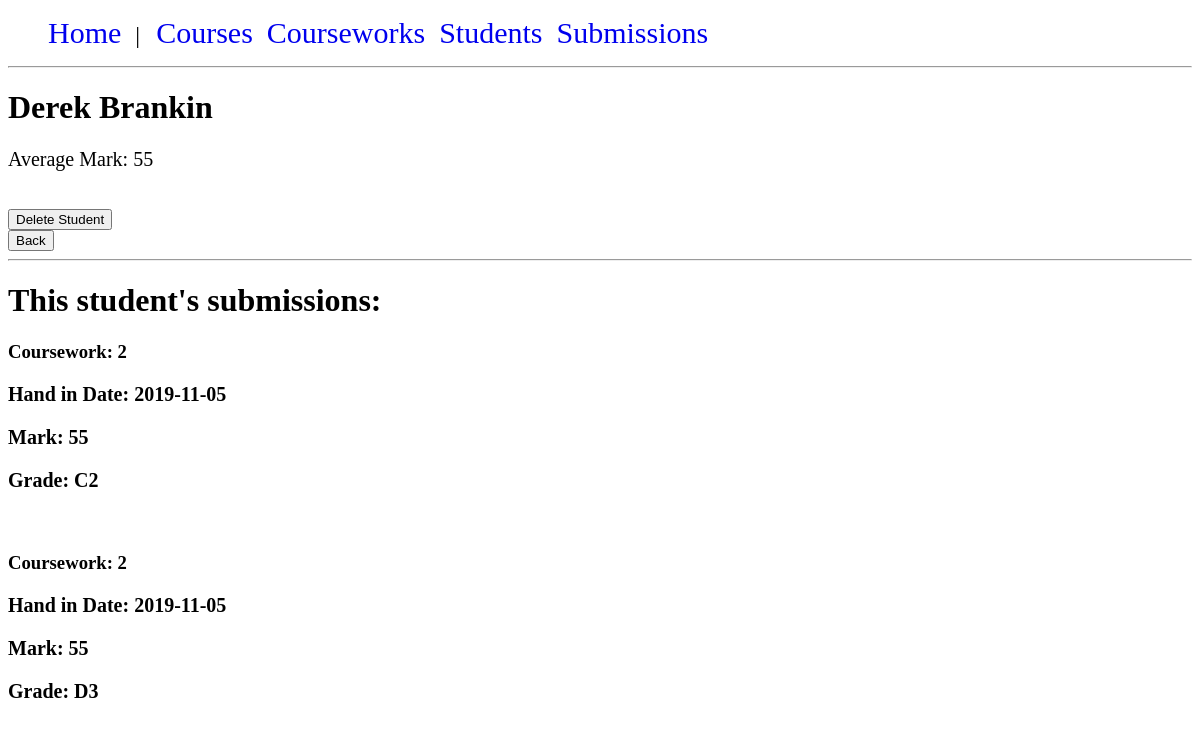
/students/student_details.php?id=2, run on the app's committed database.
### tables this page shows
CREATE TABLE "students" (
	"student_id"	INTEGER NOT NULL UNIQUE,
	"name"	TEXT(50) NOT NULL,
	PRIMARY KEY("student_id")
);

CREATE TABLE "submissions" (
	"submission_id"	INTEGER NOT NULL PRIMARY KEY AUTOINCREMENT UNIQUE,
	"coursework_id"	INTEGER NOT NULL,
	"student_id"	INTEGER NOT NULL,
	"mark"	INTEGER(100),
	"hand_in_date"	DATE NOT NULL,
	"second_submission"	BOOLEAN NOT NULL DEFAULT 0,
	"grade"	TEXT(3),
	FOREIGN KEY("coursework_id") REFERENCES "courseworks"("coursework_id"),
	FOREIGN KEY("student_id") REFERENCES "students"("student_id")
);

### students/student_functions.php (called while the page is built, shortened)
<?php
if (php_sapi_name() == "cli") {
    require_once getcwd().'../database/dbconnection.php';
} else {
    require_once $_SERVER['DOCUMENT_ROOT'].'/database/dbconnection.php';
}
function getStudentById($student_id) {
    $query = "SELECT * FROM students WHERE student_id=?";
    $student = DB::run($query, [$student_id])->fetch(PDO::FETCH_ASSOC);
    return $student;
}
function getSubmissionsByStudentId($student_id) {
    $query = "SELECT * FROM submissions WHERE student_id=?";
    $submissions = DB::run($query, [$student_id])->fetchAll(PDO::FETCH_ASSOC);
    return $submissions;
}
function getAverageMark($student_id) {
    $query = "SELECT AVG(mark) FROM submissions WHERE student_id=?";
    $avg_mark = DB::run($query, [$student_id])->fetchColumn();
    return $avg_mark;
}

### database/dbconnection.php (called while the page is built, shortened)
<?php
class DB {
    private static $instance = null;
    private static $pdo;
    public function __construct() {
        if (php_sapi_name() == "cli") {
            self::$pdo = new PDO("sqlite:database/courseworkapp.db");
        }
        else {
            self::$pdo = new PDO("sqlite:".$_SERVER['DOCUMENT_ROOT']."/database/courseworkapp.db");
        }
}
    public static function getInstance() : DB {
        if(!self::$instance)
        {
            self::$instance = new DB();
        }
        return self::$instance;
    }
    public static function run($sql, $params = NULL) {
        $stmt = self::$pdo->prepare($sql);
        $stmt->execute($params);
        return $stmt;
    }
}

### students/student_details.php (the view, shortened to what this page needs)
<?php
require_once 'student_functions.php';
$student_id = htmlspecialchars($_GET["id"]);
$student = getStudentById($student_id);
$submissions = getSubmissionsByStudentId($student_id);
if ($student) {
    echo '<h1>' . $student['name'] . '</h1>';
    if ($submissions) {
        echo '<p>Average Mark: ' . getAverageMark($student_id) . '</p>';
    }
    echo '<br>';
    echo '<form action="" method="post">
            <input type="hidden" name="delete" value="' . $student_id . '"/>
            <input type="submit" value="Delete Student">
        </form>';
    echo '<button type="button" onclick="javascript:history.back()">Back</button>';
    echo '<br>';
    echo '<hr>';
    echo "<h1>This student's submissions: </h1>";
    if ($submissions) {
        foreach ($submissions as $submission) {
            echo '<h3>Coursework: ' . $submission['coursework_id']  .'<h3>
                  <p>Hand in Date: ' . $submission['hand_in_date']  . '</p>
                  <p>Mark: ' . $submission['mark'] . '</p>
                  <p>Grade: ' . $submission['grade'] . '</p>
                  <br>';
        }
    } else {
        echo '<p>This student has no submissions yet</p>';
    }
} else {
    echo 'There was a problem, please try again';
}
?>

### css/stylesheet.css (style rules this page uses)
#menu ul { list-style: none; }
#menu li { display: inline; padding-right: 10px; font-size: 24px; }
#menu a { text-decoration: none; font-size: 30px; }
a, p { font-size: 20px; }

### data on the page
students: name "Derek Brankin"
submissions: coursework "2", hand_in_date "2019-11-05", mark "55", grade "C2"
submissions: coursework "2", hand_in_date "2019-11-05", mark "55", grade "D3"

### other printed values
getAverageMark($student_id) "55"
